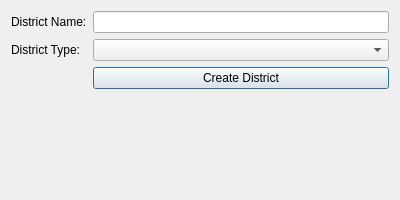
<?xml version="1.0" encoding="UTF-8"?>
<ui version="4.0">
 <class>AddDistrictDialog</class>
 <widget class="QDialog" name="AddDistrictDialog">
  <property name="geometry"><rect><x>0</x><y>0</y><width>400</width><height>200</height></rect></property>
  <layout class="QFormLayout" name="formLayout">
   <item row="0" column="0"><widget class="QLabel" name="label_district_name"><property name="text"><string>District Name:</string></property></widget></item>
   <item row="0" column="1"><widget class="QLineEdit" name="lineEdit_district_name"/></item>
   <item row="1" column="0"><widget class="QLabel" name="label_district_type"><property name="text"><string>District Type:</string></property></widget></item>
   <item row="1" column="1"><widget class="QComboBox" name="comboBox_district_type"/></item>
   <item row="2" column="1"><widget class="QPushButton" name="btn_create"><property name="text"><string>Create District</string></property></widget></item>
  </layout>
 </widget>
 <resources/>
 <connections/>
</ui>
